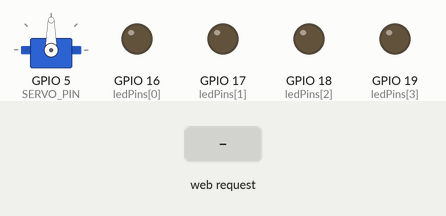
The sketch below on a simulated ESP32. On the bench: servo, output pins drawn as LEDs (lit = HIGH). Inputs (shaded band) come from the test bench. WiFi joins after 1.5 s; servers stay silent unless stated; what the sketch prints to the serial monitor is not drawn.

Above: at 2.8 s.
2.9 s: HTTP request GET /servo?pos=1 received
At 4.1 s:
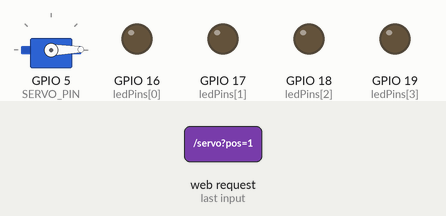
4.4 s: HTTP request GET /servo?pos=120 received
At 5.4 s:
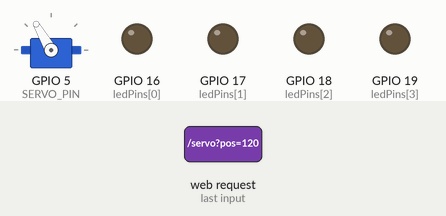
5.9 s: HTTP request GET /led?pos=1&id=1&state=1 received
At 6.5 s:
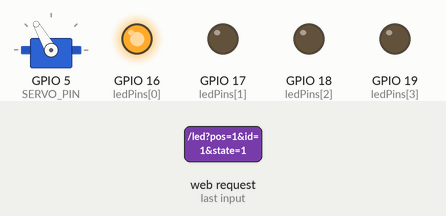
7.4 s: HTTP request GET /servo?pos=0 received
At 7.7 s:
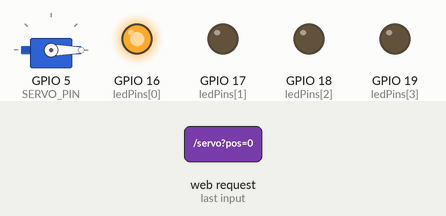
8.9 s: HTTP request GET /servo?pos=120&id=120&state=120 received
At 10.0 s:
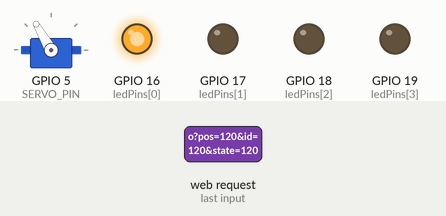
Timing chart, 0 to 11.4 s (numbered marks = the images above; inputs shaded):
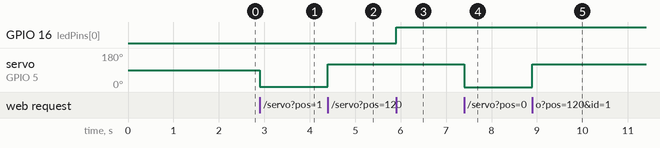

The sketch:

EXP9.ino
```cpp
#include <WiFi.h>
#include <WebServer.h>
#include <ESP32Servo.h>

const char* ssid = "HONOR X9c";
const char* password = "1234567890";

WebServer server(80);

const int SERVO_PIN = 5;
Servo myServo;
int servoPos = 90; // الحالة الحالية للسيرفو

const int ledPins[4] = {16, 17, 18, 19};
bool ledState[4] = {false, false, false, false};

void handleRoot();
void handleState();
void handleServo();
void handleLed();

void setup() {
  Serial.begin(115200);
  delay(100);

  // تهيئة المخرجات
  for (int i = 0; i < 4; ++i) {
    pinMode(ledPins[i], OUTPUT);
    digitalWrite(ledPins[i], LOW);
    ledState[i] = false;
  }

  myServo.attach(SERVO_PIN);
  myServo.write(servoPos);

  WiFi.begin(ssid, password);
  Serial.print("Connecting to WiFi");
  while (WiFi.status() != WL_CONNECTED) {
    delay(500);
    Serial.print(".");
  }
  Serial.println();
  Serial.print("Connected. IP: ");
  Serial.println(WiFi.localIP());

  // تعريف مسارات الويب
  server.on("/", HTTP_GET, handleRoot);
  server.on("/state", HTTP_GET, handleState);        // يعيد JSON بالحالة الحالية
  server.on("/servo", HTTP_GET, handleServo);        // ?pos=ANGLE
  server.on("/led", HTTP_GET, handleLed);            // ?id=1..4&state=0|1

  server.begin();
}

void loop() {
  server.handleClient();
}

/* --- Handlers --- */

void handleRoot(){
  // HTML صفحة الواجهة (CSS + JS مدمجين)
  String page = R"rawliteral(
<!DOCTYPE html>
<html lang="ar">
<head>
<meta charset="utf-8">
<meta name="viewport" content="width=device-width,initial-scale=1">
<title>ESP32 - تحكم سيرفو و LEDs</title>
<style>
body{background:#1e1e2f;color:#fff;font-family:Arial,Helvetica,sans-serif;text-align:center;padding:20px}
h1{color:#ffcc00}
input[type=range]{-webkit-appearance:none;width:80%;height:14px;border-radius:10px;background:linear-gradient(90deg,#ff6600,#ffcc00);outline:none}
input[type=range]::-webkit-slider-thumb{-webkit-appearance:none;width:24px;height:24px;border-radius:50%;background:#fff;border:2px solid #ffcc00;cursor:pointer}
.btn{display:inline-block;padding:10px 16px;margin:6px;border-radius:6px;color:#fff;border:none;cursor:pointer;font-size:15px}
.on{background:green} .off{background:red}
.sep{height:18px}
.card{background:rgba(255,255,255,0.03);padding:14px;border-radius:8px;display:inline-block;min-width:260px}
</style>
</head>
<body>
  <h1>تحكم في السيرفو و الـ LEDs</h1>

  <div class="card">
    <h3>السيرفو</h3>
    <input id="slider" type="range" min="0" max="180" value="90" oninput="moveServo(this.value)">
    <p>الزاوية: <span id="angle">90</span>°</p>
  </div>

  <div class="sep"></div>

  <div class="card">
    <h3>الـ LEDs</h3>
    <div id="ledButtons">
      <!-- أزرار ستُملأ عبر جافاسكربت -->
    </div>
  </div>

<script>
function el(id){ return document.getElementById(id); }

function updateLedButton(id, state){
  var btn = document.getElementById('led'+id);
  if(!btn){
    btn = document.createElement('button');
    btn.id = 'led'+id;
    btn.className = 'btn off';
    btn.onclick = function(){ toggleLED(id); };
    document.getElementById('ledButtons').appendChild(btn);
  }
  if(state){
    btn.classList.remove('off'); btn.classList.add('on');
    btn.innerText = 'LED' + id + ' ✓';
  } else {
    btn.classList.remove('on'); btn.classList.add('off');
    btn.innerText = 'LED' + id + ' ✕';
  }
}

function setInitialState(s){
  // سيرفو
  el('slider').value = s.servo;
  el('angle').innerText = s.servo;

  // ليدات
  for(var i=0;i<4;i++){
    updateLedButton(i+1, s.led[i] == 1);
  }
}

window.onload = function(){
  fetch('/state').then(r=>r.json()).then(setInitialState).catch(function(e){
    console.log('state error', e);
  });
};

function moveServo(val){
  el('angle').innerText = val;
  // طلب الى /servo?pos=val
  fetch('/servo?pos=' + val).catch(function(e){ console.log(e); });
}
function toggleLED(id){
  var btn = document.getElementById('led'+id);
  var currentOn = btn.classList.contains('on');
  var newState = currentOn ? 0 : 1;
  fetch('/led?id=' + id + '&state=' + newState)
    .then(r=>r.json())
    .then(function(j){
      updateLedButton(id, j.state == 1);
    }).catch(function(e){ console.log(e); });
}
</script>
</body>
</html>
)rawliteral";

  server.send(200, "text/html", page);
}

void handleState(){
  // بناء JSON بسيط: {"servo":90,"led":[1,0,0,1]}
  String s = "{\"servo\":" + String(servoPos) + ",\"led\":[";
  for (int i = 0; i < 4; ++i) {
    s += (ledState[i] ? "1" : "0");
    if (i < 3) s += ",";
  }
  s += "]}";
  server.send(200, "application/json", s);
}

void handleServo(){
  if (server.hasArg("pos")) {
    int p = server.arg("pos").toInt();
    p = constrain(p, 0, 180);
    servoPos = p;
    myServo.write(servoPos);
    server.send(200, "application/json", "{\"result\":\"ok\",\"servo\":" + String(servoPos) + "}");
  } else {
    server.send(400, "text/plain", "missing pos");
  }
}

void handleLed(){
  if (server.hasArg("id") && server.hasArg("state")) {
    int id = server.arg("id").toInt();   // 1..4
    int st = server.arg("state").toInt(); // 0|1
    if (id >= 1 && id <= 4) {
      int idx = id - 1;
      ledState[idx] = (st != 0);
      digitalWrite(ledPins[idx], ledState[idx] ? HIGH : LOW);
      String j = "{\"led\":" + String(id) + ",\"state\":" + String(ledState[idx] ? 1 : 0) + "}";
      server.send(200, "application/json", j);
    } else {
      server.send(400, "text/plain", "bad id");
    }
  } else {
    server.send(400, "text/plain", "missing args");
  }
}
```

Measured:
- after the input at 2.9 s, servo on GPIO 5 (SERVO_PIN): 90° → 1° at once
- after the input at 4.4 s, servo on GPIO 5 (SERVO_PIN): 1° → 120° at once
- after the input at 5.9 s, GPIO 16 (ledPins[0]): LOW → HIGH at once
- after the input at 7.4 s, servo on GPIO 5 (SERVO_PIN): 120° → 0° at once
- after the input at 8.9 s, servo on GPIO 5 (SERVO_PIN): 0° → 120° at once
